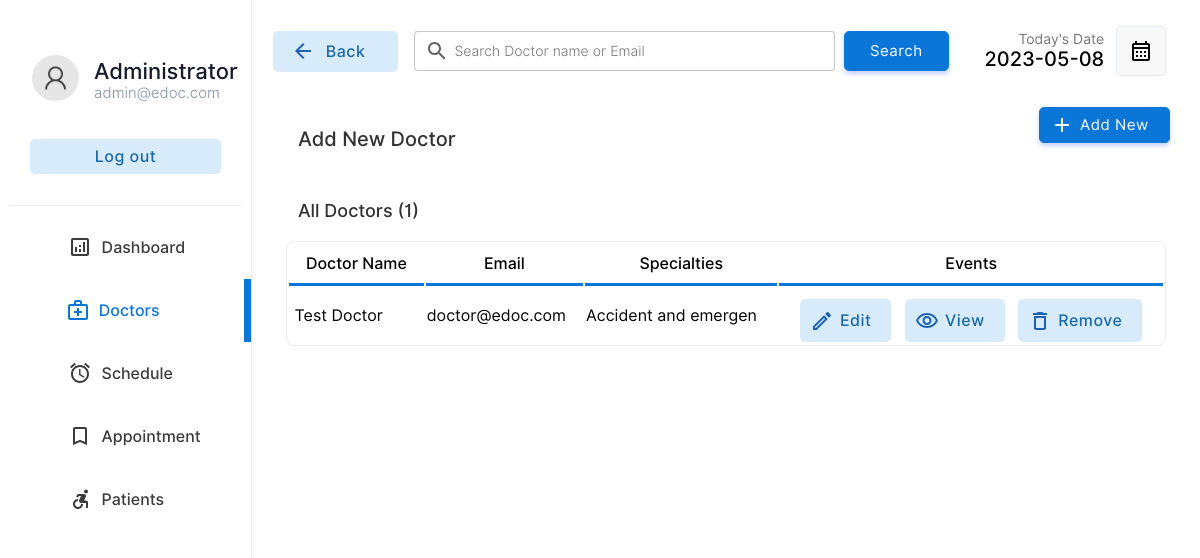
Before: /doctor/doctors.php (signed in) with the older database file.
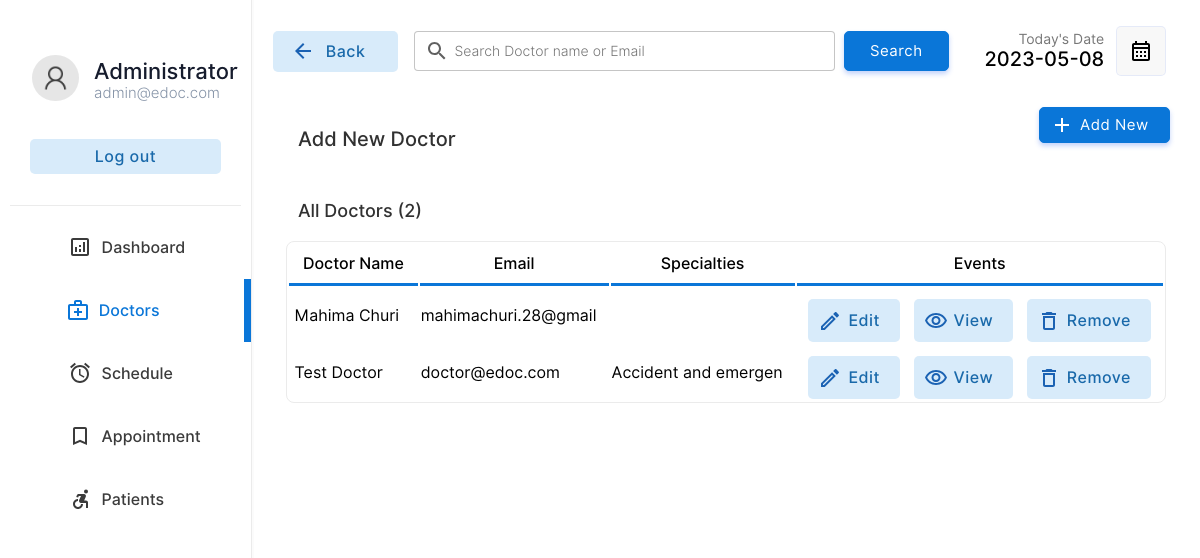
After: the same page with the newer database file.
### tables this page shows
CREATE TABLE IF NOT EXISTS `doctor` (
  `docid` int(11) NOT NULL AUTO_INCREMENT,
  `docemail` varchar(255) DEFAULT NULL,
  `docname` varchar(255) DEFAULT NULL,
  `docpassword` varchar(255) DEFAULT NULL,
  `docnic` varchar(15) DEFAULT NULL,
  `doctel` varchar(15) DEFAULT NULL,
  `specialties` int(2) DEFAULT NULL,
  PRIMARY KEY (`docid`),
  KEY `specialties` (`specialties`)
);

CREATE TABLE IF NOT EXISTS `specialties` (
  `id` int(2) NOT NULL,
  `sname` varchar(50) DEFAULT NULL,
  PRIMARY KEY (`id`)
);

### doctor/doctors.php (the view, shortened to what this page needs)
<!DOCTYPE html>
<html lang="en">
<head>
    <link rel="stylesheet" href="../css/animations.css">
    <link rel="stylesheet" href="../css/main.css">
    <link rel="stylesheet" href="../css/admin.css">
</head>
<body>
    <?php
    include("../connection.php");
    ?>
    <div class="container">
        <div class="menu">
            <table class="menu-container" border="0">
                <tr>
                    <td style="padding:10px" colspan="2">
                        <table border="0" class="profile-container">
                            <tr>
                                <td width="30%" style="padding-left:20px" >
                                    <img src="../img/user.png" alt="" width="100%" style="border-radius:50%">
                                </td>
                                <td style="padding:0px;margin:0px;">
                                    <p class="profile-title">Administrator</p>
                                    <p class="profile-subtitle">admin@edoc.com</p>
                                </td>
                            </tr>
                            <tr>
                                <td colspan="2">
                                <a href="../logout.php" ><input type="button" value="Log out" class="logout-btn btn-primary-soft btn"></a>
                                </td>
                            </tr>
                    </table>
                    </td>
                </tr>
                <tr class="menu-row" >
                    <td class="menu-btn menu-icon-dashbord" >
                        <a href="index.php" class="non-style-link-menu"><div><p class="menu-text">Dashboard</p></a></div></a>
                <tr class="menu-row">
                    <td class="menu-btn menu-icon-doctor menu-active menu-icon-doctor-active">
                        <a href="doctors.php" class="non-style-link-menu non-style-link-menu-active"><div><p class="menu-text">Doctors</p></a></div>
                <tr class="menu-row" >
                    <td class="menu-btn menu-icon-schedule">
                        <a href="schedule.php" class="non-style-link-menu"><div><p class="menu-text">Schedule</p></div></a>
                    </td>
                </tr>
                <tr class="menu-row">
                    <td class="menu-btn menu-icon-appoinment">
                        <a href="appointment.php" class="non-style-link-menu"><div><p class="menu-text">Appointment</p></a></div>
                    </td>
                </tr>
                <tr class="menu-row" >
                    <td class="menu-btn menu-icon-patient">
                        <a href="patient.php" class="non-style-link-menu"><div><p class="menu-text">Patients</p></a></div>
                    </td>
                </tr>
        <div class="dash-body">
            <table border="0" width="100%" style=" border-spacing: 0;margin:0;padding:0;margin-top:25px; ">
                <tr >
                    <td width="13%">
                        <a href="doctors.php" ><button  class="login-btn btn-primary-soft btn btn-icon-back"  style="padding-top:11px;padding-bottom:11px;margin-left:20px;width:125px"><font class="tn-in-text">Back</font></button></a>
                    </td>
                    <td>
                        <form action="" method="post" class="header-search">
                            <input type="search" name="search" class="input-text header-searchbar" placeholder="Search Doctor name or Email" list="doctors">&nbsp;&nbsp;
                            <?php
                                $list11 = $database->query("select  docname,docemail from  doctor;");
?>
                            <input type="Submit" value="Search" class="login-btn btn-primary btn" style="padding-left: 25px;padding-right: 25px;padding-top: 10px;padding-bottom: 10px;">
                        </form>
                    </td>
                    <td width="15%">
                        <p style="font-size: 14px;color: rgb(119, 119, 119);padding: 0;margin: 0;text-align: right;">
                            Today's Date
                        </p>
                        <p class="heading-sub12" style="padding: 0;margin: 0;">
                            <?php
                        $date = date('Y-m-d');
                        echo $date;
                        ?>
                        </p>
                    </td>
                    <td width="10%">
                        <button  class="btn-label"  style="display: flex;justify-content: center;align-items: center;"><img src="../img/calendar.svg" width="100%"></button>
                    </td>
                </tr>
                <tr >
                    <td colspan="2" style="padding-top:30px;">
                        <p class="heading-main12" style="margin-left: 45px;font-size:20px;color:rgb(49, 49, 49)">Add New Doctor</p>
                    </td>
                    <td colspan="2">
                        <a href="?action=add&id=none&error=0" class="non-style-link"><button  class="login-btn btn-primary btn button-icon"  style="display: flex;justify-content: center;align-items: center;margin-left:75px;background-image: url('../img/icons/add.svg');">Add New</font></button>
                            </a></td>
                </tr>
                <tr>
                    <td colspan="4" style="padding-top:10px;">
                        <p class="heading-main12" style="margin-left: 45px;font-size:18px;color:rgb(49, 49, 49)">All Doctors (<?php echo $list11->num_rows; ?>)</p>
                    </td>
                </tr>
                <?php
                    if($_POST){
                        $keyword=$_POST["search"];
                        $sqlmain= "select * from doctor where docemail='$keyword' or docname='$keyword' or docname like '$keyword%' or docname like '%$keyword' or docname like '%$keyword%'";
                    }else{
                        $sqlmain= "select * from doctor order by docid desc";
                    }
                ?>
                <tr>
                   <td colspan="4">
                       <center>
                        <div class="abc scroll">
                        <table width="93%" class="sub-table scrolldown" border="0">
                        <thead>
                        <tr>
                                <th class="table-headin">
                                Doctor Name
                                </th>
                                <th class="table-headin">
                                    Email
                                </th>
                                <th class="table-headin">
                                    Specialties
                                </th>
                                <th class="table-headin">
                                    Events
                                </tr>
                        </thead>
                        <tbody>
                            <?php
                                $result= $database->query($sqlmain);
                                if($result->num_rows==0){
                                    echo '<tr>
                                    <td colspan="4">
                                    <br><br><br><br>
                                    <center>
                                    <img src="../img/notfound.svg" width="25%">
                                    <br>
                                    <p class="heading-main12" style="margin-left: 45px;font-size:20px;color:rgb(49, 49, 49)">We  couldnt find anything related to your keywords !</p>
                                    <a class="non-style-link" href="doctors.php"><button  class="login-btn btn-primary-soft btn"  style="display: flex;justify-content: center;align-items: center;margin-left:20px;">&nbsp; Show all Doctors &nbsp;</font></button>
                                    </a>
                                    </center>
                                    <br><br><br><br>
                                    </td>
                                    </tr>';
                                }
                                else{
                                for ( $x=0; $x<$result->num_rows;$x++){
                                    $row=$result->fetch_assoc();
                                    $docid=$row["docid"];
                                    $name=$row["docname"];
                                    $email=$row["docemail"];
                                    $spe=$row["specialties"];
                                    $spcil_res= $database->query("select sname from specialties where id='$spe'");
                                    $spcil_array= $spcil_res->fetch_assoc();
                                    $spcil_name=$spcil_array["sname"];
                                    echo '<tr>
                                        <td> &nbsp;'.
                                        substr($name,0,30)
                                        .'</td>
                                        <td>
                                        '.substr($email,0,20).'
                                        </td>
                                        <td>
                                            '.substr($spcil_name,0,20).'
                                        </td>
                                        <td>
                                        <div style="display:flex;justify-content: center;">
                                        <a href="?action=edit&id='.$docid.'&error=0" class="non-style-link"><button  class="btn-primary-soft btn button-icon btn-edit"  style="padding-left: 40px;padding-top: 12px;padding-bottom: 12px;margin-top: 10px;"><font class="tn-in-text">Edit</font></button></a>
                                        &nbsp;&nbsp;&nbsp;
                                        <a href="?action=view&id='.$docid.'" class="non-style-link"><button  class="btn-primary-soft btn button-icon btn-view"  style="padding-left: 40px;padding-top: 12px;padding-bottom: 12px;margin-top: 10px;"><font class="tn-in-text">View</font></button></a>
                                       &nbsp;&nbsp;&nbsp;
                                       <a href="?action=drop&id='.$docid.'&name='.$name.'" class="non-style-link"><button  class="btn-primary-soft btn button-icon btn-delete"  style="padding-left: 40px;padding-top: 12px;padding-bottom: 12px;margin-top: 10px;"><font class="tn-in-text">Remove</font></button></a>
                                        </div>
                                        </td>
                                    </tr>';
                                }
                            }
                            ?>
                            </tbody>
                        </table>
                        </div>
                        </center>
                   </td>
                </tr>
            </table>
        </div>
</body>
</html>

### css/main.css (style rules this page uses)
:root { --primarycolor: #0A76D8; --primarycolorhover: #006dd3; --btnice:#D8EBFA; --btnnicetext:#1b62b3; }
body { margin: 0; padding: 0; border-spacing: 0; font-family: 'Inter', sans-serif; }
.input-text { border-radius: 4px; border: 0.5px solid rgb(226, 226, 226); padding: 10px; width: 92%; transition: 0.2s; outline: none; }
.input-text { border: 1px solid #e9ecef; font-size: 14px; line-height: 26px; background-color: #fff; display: block; width: 100%; padding: .375rem .75rem; font-weight: 300; line-height: 1.5; color: #212529; background-color: #fff; background-clip: padding-box; -webkit-appearance: none; -moz-appearance: none; appearance: none; border-radius: .25rem; transition: border-color .15s ease-in-out,box-shadow .15s ease-in-out; }
.input-text::placeholder { font-family: 'Inter', sans-serif; }
.btn { cursor: pointer; padding: 8px 20px; outline: none; text-decoration: none; font-size: 15px; letter-spacing: 0.5px; transition: all 0.3s; border-radius: 5px; font-family: 'Inter', sans-serif; }
.btn-primary { background-color: var(--primarycolor) ; border: 1px solid var(--primarycolor) ; color: #fff ; box-shadow: 0 3px 5px 0 rgba(57,108,240,0.3); }
.btn-primary-soft { background-color: #D8EBFA ; color: #1969AA; font-weight: 500; font-size: 16px; border: none; }
.non-style-link:link, .non-style-link:visited, .non-style-link:hover, .non-style-link:active { text-decoration: none; color: rgb(43, 43, 43); }
.btn-label { margin-left: 10px; padding: 12px 12px; outline: none; text-decoration: none; font-size: 15px; letter-spacing: 0.5px; transition: all 0.3s; border-radius: 5px; background-color: #f0f0f073; border: 1px solid rgba(57,108,240,0.1) ; font-family: 'Inter', sans-serif; }
.sub-table { border: 1px solid #ebebeb; border-radius: 8px; }
.table-headin { font-size: 16px; font-weight: 500; padding: 10px; border-bottom: 3px solid var(--primarycolor); }
.abc { width: 100%; height: 550px; overflow: auto; }
input[type=search] { background-image: url('../img/search.svg'); background-position: 10px 50%; background-repeat: no-repeat; transition: 0.5s; padding: 8px 20px 8px 40px; }
.button-icon { background-position: 10px 50%; background-repeat: no-repeat; transition: 0.5s; padding: 8px 20px 8px 40px; }
.menu-btn { padding:6px; color: #3b3b3b; background-position: 30% 50%; background-repeat: no-repeat; transition: 0.5s; }
.menu-text { padding-left: 40%; font-weight: 500; font-size: 16px; }
.menu-active { color: var(--primarycolor); border-right: 7px solid var(--primarycolor); background-color: var(); }
.non-style-link-menu:link, .non-style-link-menu:visited, .non-style-link-menu:active { text-decoration: none; color: #3b3b3b; }
.non-style-link-menu-active:link, .non-style-link-menu-active:visited, .non-style-link-menu-active:active { text-decoration: none; color: var(--primarycolor); }
.menu-icon-dashbord { background-image: url('../img/icons/dashboard.svg'); }
.menu-icon-doctor { background-image: url('../img/icons/doctors.svg'); }
.menu-icon-schedule { background-image: url('../img/icons/schedule.svg'); }
.menu-icon-appoinment { background-image: url('../img/icons/book.svg'); }
.menu-icon-patient { background-image: url('../img/icons/patients.svg'); }
.menu-icon-doctor:hover,.menu-icon-doctor-active { color: var(--primarycolor); background-image: url('../img/icons/doctors-hover.svg'); }
.btn-icon-back { background-image: url('../img/icons/back-iceblue.svg'); background-position: 18px 50%; background-repeat: no-repeat; transition: 0.5s; padding: 8px 20px 8px 40px; }
.btn-edit { background-image: url('../img/icons/edit-iceblue.svg'); }
.btn-view { background-image: url('../img/icons/view-iceblue.svg'); }
.btn-delete { background-image: url('../img/icons/delete-iceblue.svg'); }

### doctor/doctors.php (style rules this page uses)
.sub-table { animation: transitionIn-Y-bottom 0.5s; }

Changed rows visible on the page:
added doctor: docname "Mahima Churi", docemail "mahimachuri.28@gmail"
Other visible differences:
$list11->num_rows: "1" → "2"
